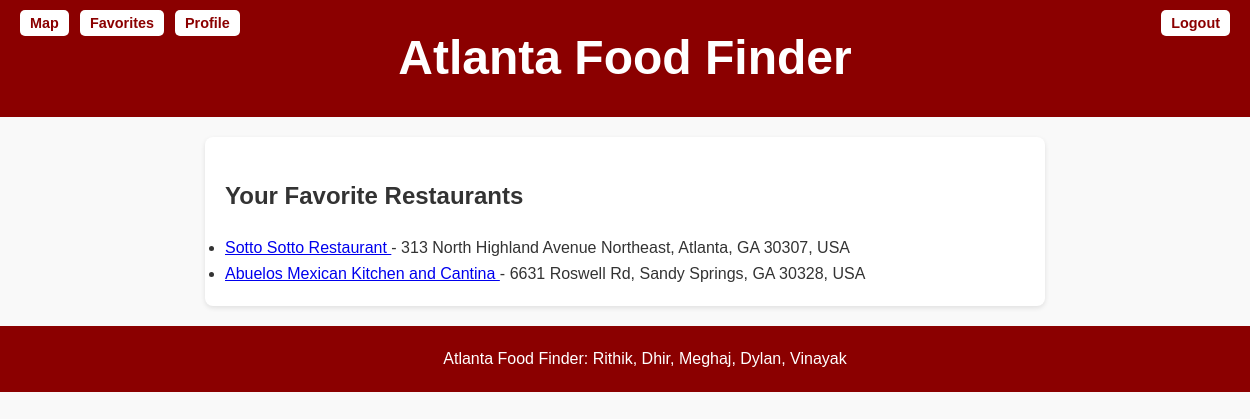
The app's page /users/list-favorites/ (signed in) with its own data.
### users/models.py (models this page shows, shortened)
class FavoriteRestaurant(models.Model):
    user = models.ForeignKey(User, on_delete=models.CASCADE)
    restaurant_name = models.CharField(max_length=255)
    restaurant_address = models.CharField(max_length=255)

### users/views.py (the view)
# urls.py: path('list-favorites/', views.list_favorites, name='list_favorites'),
@login_required
def list_favorites(request):
    favorites = FavoriteRestaurant.objects.filter(user=request.user)
    return render(request, 'users/list_favorites.html', {'favorites': favorites})

### users/templates/users/list_favorites.html (shortened to what this page needs)
{% extends "users/base.html" %}
{% block content %}
    <h2>Your Favorite Restaurants</h2>
    <ul>
        {% for favorite in favorites %}
            <li>
                <a href="#" onclick="findRestaurant('{{ favorite.restaurant_address }}', '{{ favorite.restaurant_name }}', this)">
                    {{ favorite.restaurant_name }}
                </a> - {{ favorite.restaurant_address }}
            </li>
        {% empty %}
            <li>No favorites added yet.</li>
        {% endfor %}
    </ul>
{% endblock %}

### users/static/css/base.css (style rules this page uses)
body, h1, p, ul { margin: 0; padding: 0; }
body { font-family: Arial, sans-serif; line-height: 1.6; background-color: #f9f9f9; color: #333; }

### records on screen
FavoriteRestaurant: restaurant_name "Sotto Sotto Restaurant", restaurant_address "313 North Highland Avenue Northeast, Atlanta, GA 30307, USA"
FavoriteRestaurant: restaurant_name "Abuelos Mexican Kitchen and Cantina", restaurant_address "6631 Roswell Rd, Sandy Springs, GA 30328, USA"
